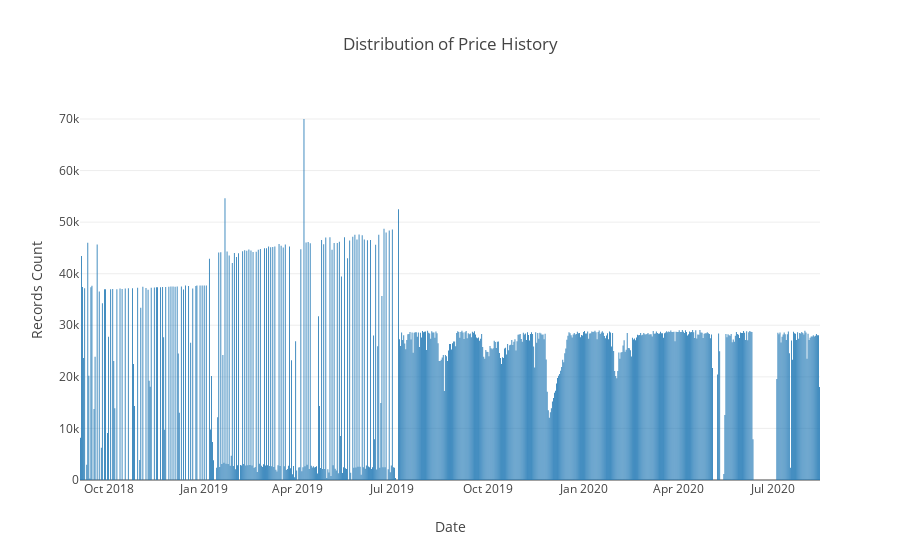

Write notebook code for a chart like this one.
### Markdown cell above
## This is historical data from the `pricehistory` Mongo collection.  This is updated via the `updatepricehistory.py` script.

### Code cell
# https://plot.ly/python/bar-charts/

data = [Bar(
        x=grouped_df['date'],
        y=grouped_df['count']
    )]

layout = Layout(
        title='Distribution of Price History',
        xaxis=dict(
            title='Date'
        ),
        yaxis=dict(
            title='Records Count'
        )
    )

fig = Figure(data=data, layout=layout)

iplot(fig)

### Figure 1 — Plotly figure (JSON) as saved in the notebook; plotly's stock layout.template omitted (floating-point values rounded to 4 significant figures; data arrays with more than 128 entries replaced by an {"elided": "..."} marker saying what was removed)
{"data": [{"type": "bar", "uid": "bf1a0cd7-8d21-4624-841a-69bdb3157988", "x": {"elided": "619 str values"}, "y": {"elided": "619 int values"}}], "layout": {"title": {"text": "Distribution of Price History"}, "xaxis": {"title": {"text": "Date"}}, "yaxis": {"title": {"text": "Records Count"}}}}
